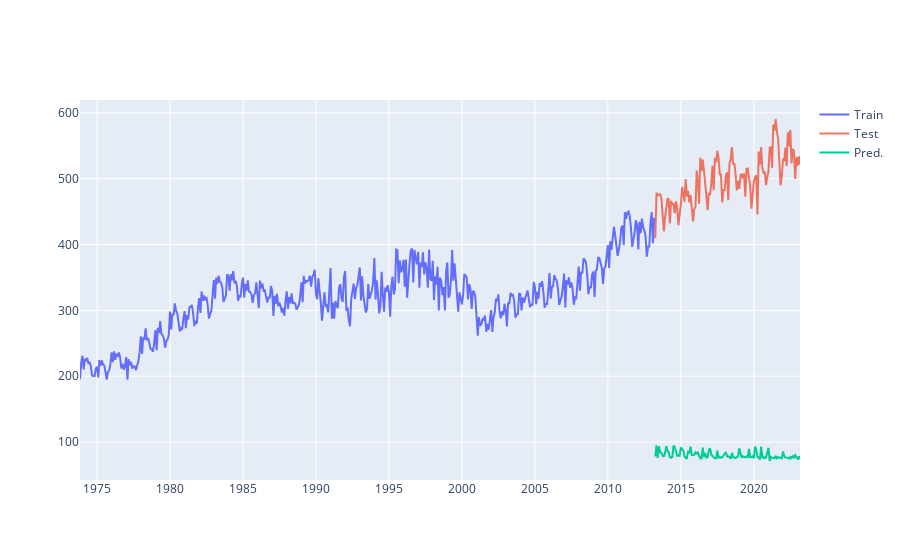

Here is the notebook cell this chart was saved with:
### Code cell
import plotly.graph_objects as go

X_plot_train = pd.DataFrame(X_train, columns=X.columns)
X_plot_train['dt'] = data_lagged[data_lagged.index < X_plot_train.shape[0]]['dt']
X_plot_train['Total Renewable Energy'] = y_train

X_plot_test = pd.DataFrame(X_test, columns=X.columns)
X_plot_test['dt'] = data_lagged[data_lagged.index >= X_plot_train.shape[0]]['dt'].reset_index(drop=True)
X_plot_test['Total Renewable Energy'] = y_test.reset_index(drop=True)

fig = go.Figure()
fig.add_trace(go.Scatter(x=X_plot_train['dt'], y=X_plot_train['Total Renewable Energy'], mode='lines', name='Train'))
fig.add_trace(go.Scatter(x=X_plot_test['dt'], y=X_plot_test['Total Renewable Energy'], mode='lines', name='Test', opacity=0.8))
fig.add_trace(go.Scatter(x=X_plot_test['dt'], y=pd.Series(y_pred.flatten()), mode='lines', name='Pred.'))
fig.show()
